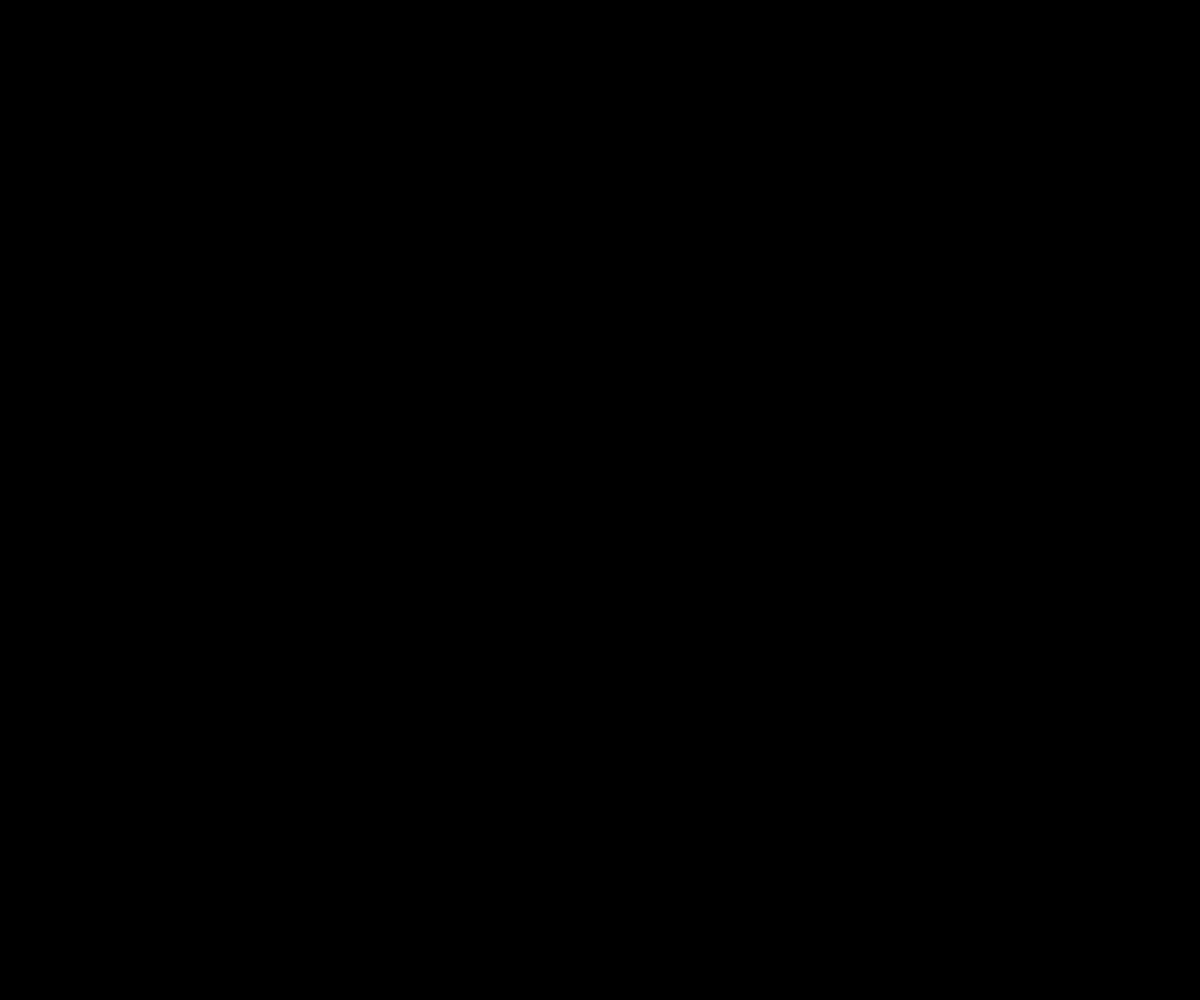
Frame 1 (no input)
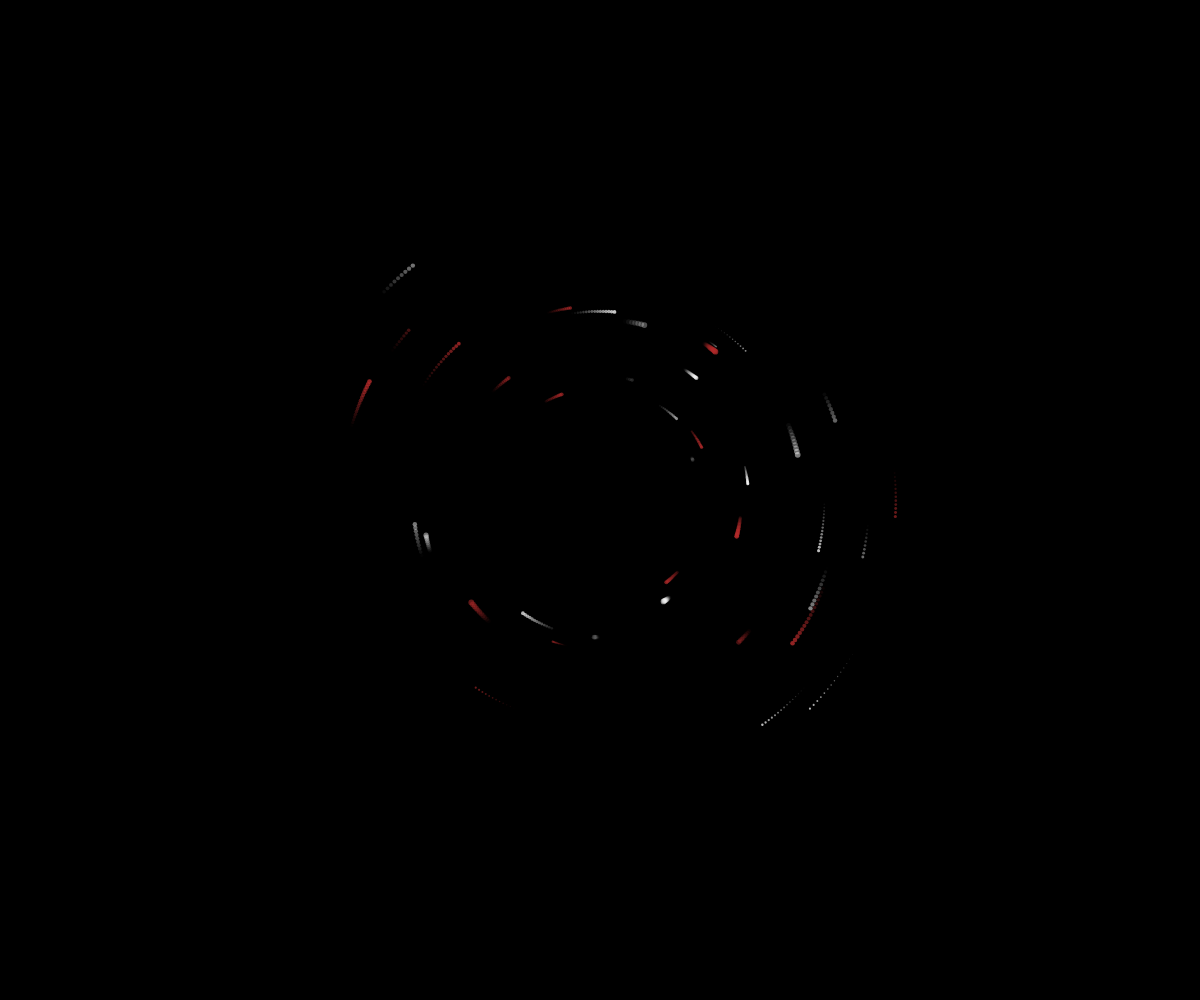
Frame 60 (no input)
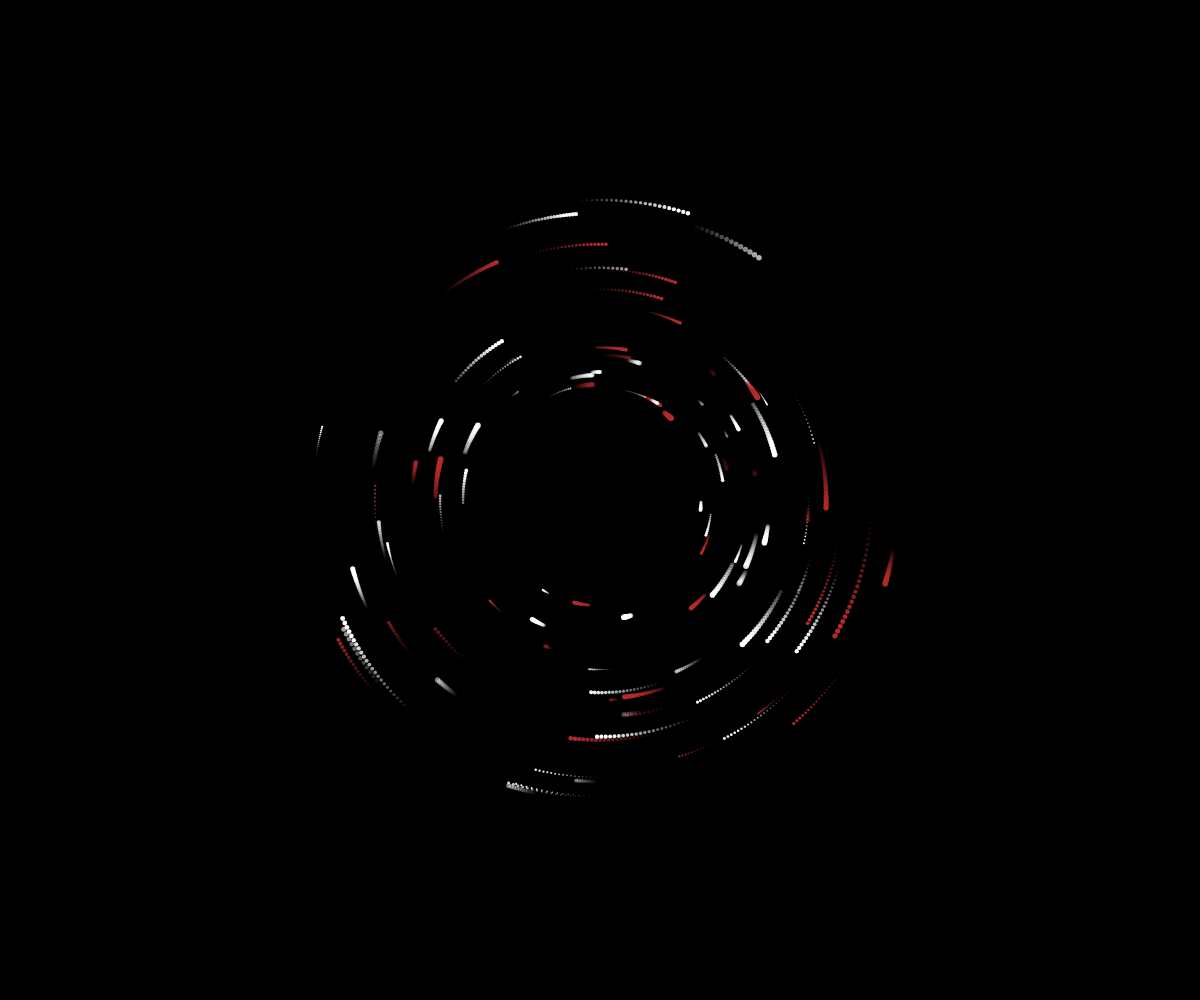
Frame 120 (the mouse pressed at the canvas centre since frame 60)

The p5.js sketch that drew these frames (run headless with seeded random() and noise() and a simulated clock; from frame 60 on, the mouse is pressed at the canvas centre):

// p5.js sketch
// ── sketch.js
let stars = []

let playing

let max_radius, min_radius = 50

let max_life = 5.75

let increase = false, decrease = false, inward = false

let inward_timer = 0

let run_time = 0


function setup() 
{
  createCanvas(window.innerWidth, window.innerHeight);

  colorMode(RGB, 1);

  background(0)

  max_radius = height * 0.5 * 0.95
}


function draw() 
{
  background(0)
  noStroke()
  
  run_time = floor(millis() / 1000 + 1)


  if (run_time % 8 == 0) {
    decrease = true
    increase = false
  }

  if (run_time % 15 == 0) {
    decrease = false
    increase = true
  }
  
  if (run_time % 25 == 0)
  {
    inward = true
    
  }
  
  if (inward) inward_timer += 1/frameRate()
  
  
  if (inward_timer > 10)
  {
    inward = false
    inward_timer = 0
  }
  


  if (increase && max_radius < height * 0.5 * 0.95) max_radius += 1.5
  if (decrease && max_radius > 53) max_radius -= 0.75


  if (max_radius < 53) 
  {
    if (frameCount % 3 == 0) 
    {
      stars.push(new Star())
    }
  } 

  else stars.push(new Star())




  for (let i = 0; i < stars.length; i++) 
  {
    if (stars[i].life > max_life) 
    {
      stars.splice(i, 1)
    }

    stars[i].update();
  }
}

// ── star.js
class Star
{
	constructor()
	{
		this.initSize = random(2, 6)

		this.size = 0 // give it a value, so it's not null

		this.radius = random(100, 300)

		this.head_alpha = 0, this.alpha = 0

		this.angle = random(0, 360)
		this.speed = random(0.005, 0.02)

		this.trail = []



		this.color = random()

		this.max = this.radius/10


    	this.life = 0


	}

	update()
	{
		this.life += 1 / frameRate()

		this.x = width/2 + this.radius * Math.cos(this.angle)
		this.y = height/2 + this.radius * Math.sin(this.angle)


		if (this.life >= 1.4) 
		{
		  this.head_alpha -= 1 / ((max_life - 2) * frameRate())
		} 
		else if (this.alpha <= 0.985) 
		{
		  this.head_alpha += 0.015
		}
















		//print(this.size)

		this.trail.push([this.x, this.y])

	    for (let i = this.trail.length; i > 0; i--) //minus because the last one is the first, brightest one
	    {
	        if (this.color > 0.6) fill(0.7, 0.17, 0.17, this.alpha)
	        else fill(1, this.alpha);
	        
	    	//print(this.trail)



	        ellipse(this.trail[i-1][0], this.trail[i-1][1], this.size)


	        if(this.trail.length > this.max)
	        {
	          this.trail.splice(0, 1);
	          this.alpha = this.head_alpha;
	          this.size = this.initSize;
	        }
	    
	        if (this.head_alpha >= 0.05) this.alpha -= 0.05;

	        if (this.size >= 0.1) this.size -= 0.1;
	        
	    }



	    this.angle += this.speed;
	}
	

}
